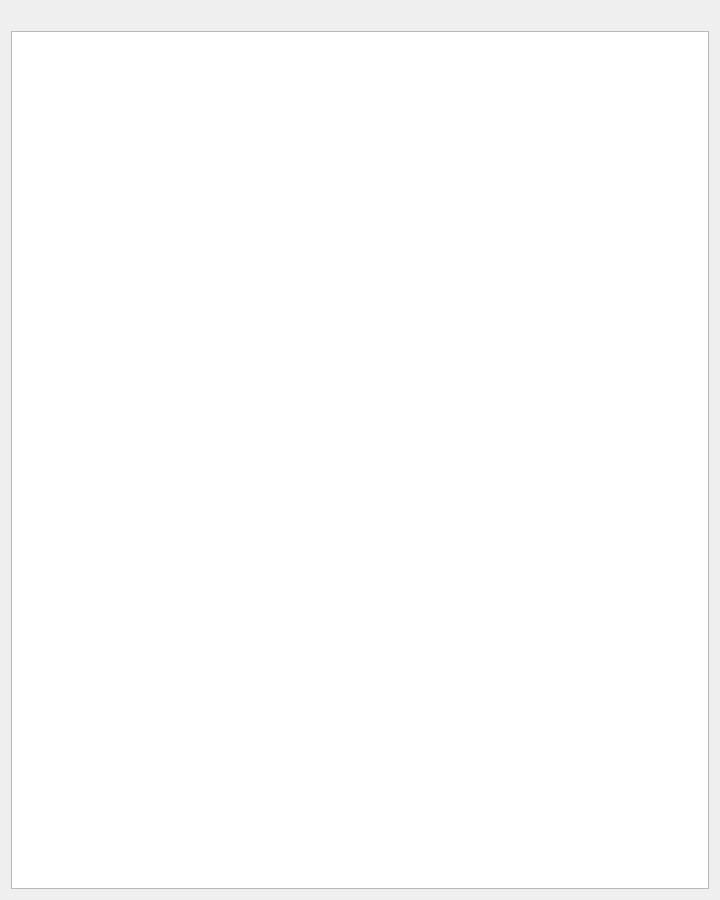
<?xml version="1.0" encoding="UTF-8"?>
<ui version="4.0">
 <class>AdjustParamView</class>
 <widget class="QWidget" name="AdjustParamView">
  <property name="geometry">
   <rect>
    <x>0</x>
    <y>0</y>
    <width>720</width>
    <height>900</height>
   </rect>
  </property>
  <property name="windowTitle">
   <string>Form</string>
  </property>
  <property name="locale">
   <locale language="Chinese" country="China"/>
  </property>
  <layout class="QVBoxLayout" name="verticalLayout_3">
   <item>
    <layout class="QVBoxLayout" name="verticalLayout_2">
     <item>
      <widget class="QLabel" name="table_name_label">
       <property name="text">
        <string/>
       </property>
       <property name="alignment">
        <set>Qt::AlignCenter</set>
       </property>
      </widget>
     </item>
     <item>
      <widget class="QTableView" name="tableView"/>
     </item>
    </layout>
   </item>
  </layout>
 </widget>
 <resources/>
 <connections/>
</ui>
